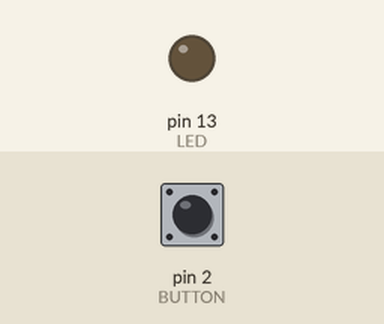
Recording of a sketch running on a simulated Arduino Uno, built with avr-gcc and run on an emulated ATmega328P. Parts: output pins drawn as LEDs (lit = HIGH). Inputs (shaded band) come from the test bench; at power-on: pin 2 (BUTTON) LOW.

Above: at 1.2 s.
1.3 s: pin 2 (BUTTON) pulled HIGH for 0.15 s
At 1.37 s:
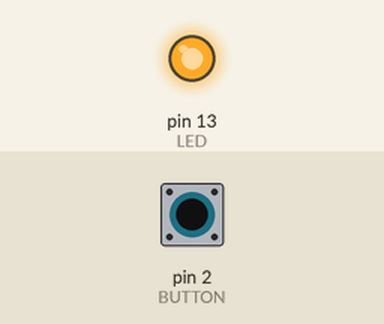
2.9 s: pin 2 (BUTTON) pulled HIGH for 3.2 s
At 7.1 s:
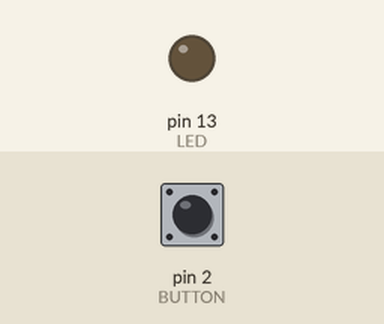
Timing chart, 0 to 8.6 s (numbered marks = the images above; inputs shaded):
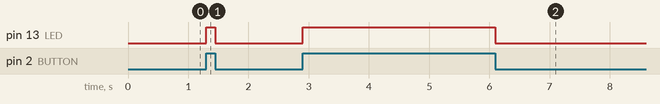

Measured:
- after the input at 1.3 s, pin 13 (LED): LOW → HIGH at once, → LOW 0.15 s later
- after the input at 2.9 s, pin 13 (LED): LOW → HIGH at once, → LOW 3.2 s later

The sketch:

Button.ino
```cpp
#define BUTTON 2
#define LED 13

void setup() {

  pinMode(LED,OUTPUT);
  pinMode(BUTTON,INPUT);

}

void loop() {

    if(digitalRead(BUTTON)){

       digitalWrite(LED,HIGH);

    }else{
      digitalWrite(LED,LOW);

    }
}
```
